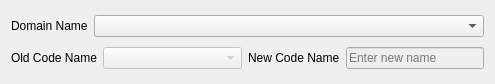
<?xml version="1.0" encoding="UTF-8"?>
<ui version="4.0">
 <class>codeNameCustomizationWidget</class>
 <widget class="QWidget" name="codeNameCustomizationWidget">
  <property name="geometry">
   <rect>
    <x>0</x>
    <y>0</y>
    <width>495</width>
    <height>84</height>
   </rect>
  </property>
  <property name="windowTitle">
   <string>Form</string>
  </property>
  <layout class="QGridLayout" name="gridLayout">
   <item row="0" column="0" colspan="4">
    <layout class="QHBoxLayout" name="horizontalLayout">
     <item>
      <widget class="QLabel" name="tableNameLabel">
       <property name="text">
        <string>Domain Name</string>
       </property>
      </widget>
     </item>
     <item>
      <widget class="QComboBox" name="domainComboBox">
       <property name="enabled">
        <bool>true</bool>
       </property>
       <property name="sizePolicy">
        <sizepolicy hsizetype="MinimumExpanding" vsizetype="Fixed">
         <horstretch>0</horstretch>
         <verstretch>0</verstretch>
        </sizepolicy>
       </property>
      </widget>
     </item>
    </layout>
   </item>
   <item row="1" column="0">
    <widget class="QLabel" name="oldCodeNameLabel">
     <property name="text">
      <string>Old Code Name</string>
     </property>
    </widget>
   </item>
   <item row="1" column="1">
    <widget class="QComboBox" name="oldCodeNameComboBox">
     <property name="enabled">
      <bool>false</bool>
     </property>
     <property name="sizePolicy">
      <sizepolicy hsizetype="MinimumExpanding" vsizetype="Fixed">
       <horstretch>0</horstretch>
       <verstretch>0</verstretch>
      </sizepolicy>
     </property>
    </widget>
   </item>
   <item row="1" column="2">
    <widget class="QLabel" name="tableNameLabel_3">
     <property name="text">
      <string>New Code Name</string>
     </property>
    </widget>
   </item>
   <item row="1" column="3">
    <widget class="QLineEdit" name="newCodeNameLineEdit">
     <property name="enabled">
      <bool>false</bool>
     </property>
     <property name="sizePolicy">
      <sizepolicy hsizetype="MinimumExpanding" vsizetype="Fixed">
       <horstretch>0</horstretch>
       <verstretch>0</verstretch>
      </sizepolicy>
     </property>
     <property name="minimumSize">
      <size>
       <width>100</width>
       <height>0</height>
      </size>
     </property>
     <property name="placeholderText">
      <string>Enter new name</string>
     </property>
    </widget>
   </item>
  </layout>
 </widget>
 <resources/>
 <connections/>
</ui>
